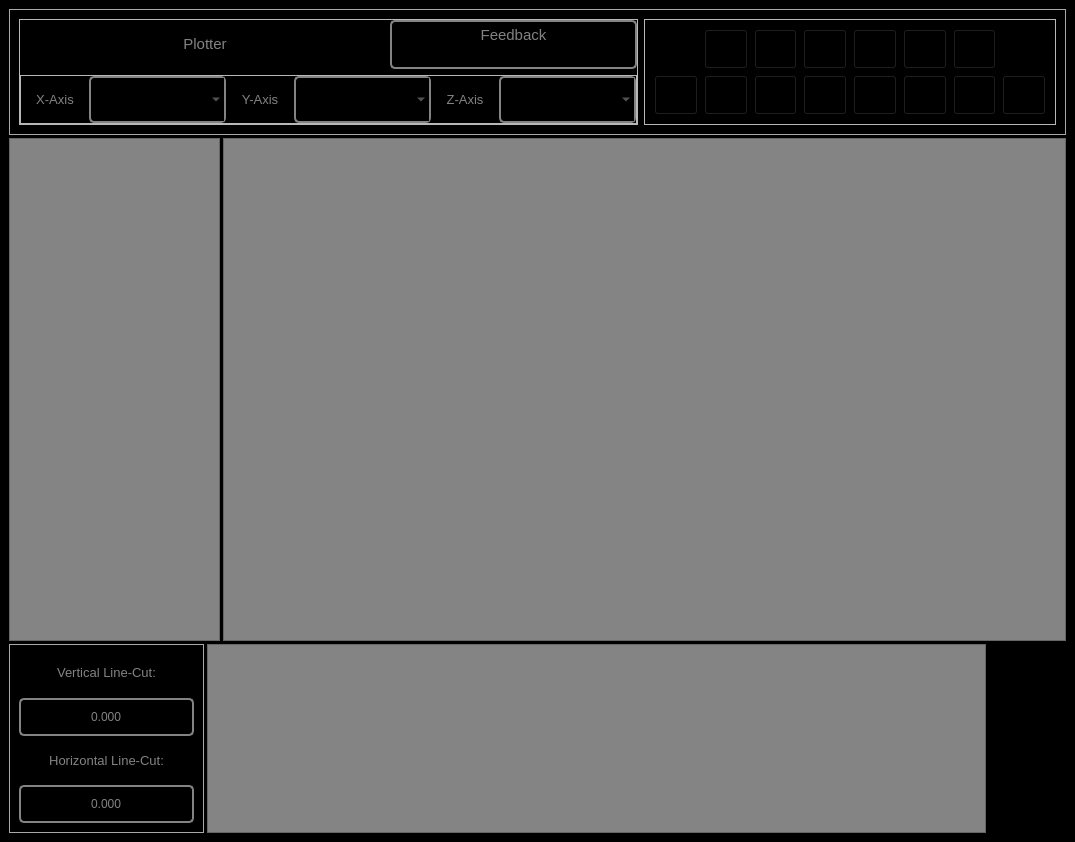
<?xml version="1.0" encoding="UTF-8"?>
<ui version="4.0">
 <class>MainWindow</class>
 <widget class="QMainWindow" name="MainWindow">
  <property name="geometry">
   <rect>
    <x>0</x>
    <y>0</y>
    <width>1075</width>
    <height>842</height>
   </rect>
  </property>
  <property name="windowTitle">
   <string>Plotter</string>
  </property>
  <property name="windowIcon">
   <iconset resource="../../Resources/nSOTScannerResources.qrc">
    <normaloff>:/nSOTScanner/Pictures/jj_schema.svg</normaloff>:/nSOTScanner/Pictures/jj_schema.svg</iconset>
  </property>
  <property name="styleSheet">
   <string notr="true">#MainWindow{
background-color: rgb(0, 0, 0);
}</string>
  </property>
  <widget class="QWidget" name="centralwidget">
   <property name="styleSheet">
    <string notr="true">#centralwidget
{
background-color: rgb(0, 0, 0);
}</string>
   </property>
   <layout class="QVBoxLayout" name="verticalLayout_2" stretch="2,8,3">
    <property name="spacing">
     <number>3</number>
    </property>
    <item>
     <widget class="QFrame" name="frame_TopBlock">
      <property name="styleSheet">
       <string notr="true">#frame_TopBlock{
border:1px solid rgb(168,168,168)
}</string>
      </property>
      <property name="frameShape">
       <enum>QFrame::StyledPanel</enum>
      </property>
      <property name="frameShadow">
       <enum>QFrame::Raised</enum>
      </property>
      <layout class="QHBoxLayout" name="horizontalLayout_3" stretch="3,2">
       <item>
        <widget class="QFrame" name="frame_TopLeft">
         <property name="frameShape">
          <enum>QFrame::StyledPanel</enum>
         </property>
         <property name="frameShadow">
          <enum>QFrame::Raised</enum>
         </property>
         <layout class="QGridLayout" name="gridLayout" rowstretch="1,1" columnstretch="3,2">
          <property name="horizontalSpacing">
           <number>0</number>
          </property>
          <property name="verticalSpacing">
           <number>6</number>
          </property>
          <property name="margin">
           <number>0</number>
          </property>
          <item row="0" column="0">
           <widget class="QLabel" name="label_FileName">
            <property name="sizePolicy">
             <sizepolicy hsizetype="Preferred" vsizetype="Preferred">
              <horstretch>0</horstretch>
              <verstretch>0</verstretch>
             </sizepolicy>
            </property>
            <property name="font">
             <font>
              <pointsize>11</pointsize>
             </font>
            </property>
            <property name="styleSheet">
             <string notr="true">QLabel#label_FileName{
color: rgb(131,131,131);
background-color:rgb(0,0,0)
}</string>
            </property>
            <property name="text">
             <string>&lt;html&gt;&lt;head/&gt;&lt;body&gt;&lt;p&gt;&lt;span style=&quot; font-size:11pt; color:#838383;&quot;&gt;Plotter&lt;/span&gt;&lt;/p&gt;&lt;/body&gt;&lt;/html&gt;</string>
            </property>
            <property name="alignment">
             <set>Qt::AlignCenter</set>
            </property>
           </widget>
          </item>
          <item row="0" column="1">
           <widget class="QTextEdit" name="textEdit_Feedback">
            <property name="sizePolicy">
             <sizepolicy hsizetype="Preferred" vsizetype="Ignored">
              <horstretch>0</horstretch>
              <verstretch>0</verstretch>
             </sizepolicy>
            </property>
            <property name="font">
             <font>
              <pointsize>11</pointsize>
             </font>
            </property>
            <property name="styleSheet">
             <string notr="true">QTextEdit#textEdit_Feedback{
color: rgb(131,131,131);
background-color:rgb(0,0,0);
border: 2px solid  rgb(131,131,131);
border-radius: 5px
}


QScrollBar:horizontal {
   border: 0px;
   background: black;
   height: 15px;
}
QScrollBar:vertical {
   border: 0px;
   background: black;
   width: 15px;
}</string>
            </property>
            <property name="readOnly">
             <bool>true</bool>
            </property>
            <property name="html">
             <string>&lt;!DOCTYPE HTML PUBLIC &quot;-//W3C//DTD HTML 4.0//EN&quot; &quot;http://www.w3.org/TR/REC-html40/strict.dtd&quot;&gt;
&lt;html&gt;&lt;head&gt;&lt;meta name=&quot;qrichtext&quot; content=&quot;1&quot; /&gt;&lt;style type=&quot;text/css&quot;&gt;
p, li { white-space: pre-wrap; }
&lt;/style&gt;&lt;/head&gt;&lt;body style=&quot; font-family:'MS Shell Dlg 2'; font-size:11pt; font-weight:400; font-style:normal;&quot;&gt;
&lt;p align=&quot;center&quot; style=&quot; margin-top:0px; margin-bottom:0px; margin-left:0px; margin-right:0px; -qt-block-indent:0; text-indent:0px;&quot;&gt;Feedback&lt;/p&gt;&lt;/body&gt;&lt;/html&gt;</string>
            </property>
            <property name="tabStopWidth">
             <number>80</number>
            </property>
           </widget>
          </item>
          <item row="1" column="0" colspan="2">
           <widget class="QFrame" name="frame_Axis">
            <property name="frameShape">
             <enum>QFrame::StyledPanel</enum>
            </property>
            <property name="frameShadow">
             <enum>QFrame::Raised</enum>
            </property>
            <layout class="QHBoxLayout" name="horizontalLayout_4" stretch="1,2,1,2,1,2">
             <property name="spacing">
              <number>0</number>
             </property>
             <property name="margin">
              <number>0</number>
             </property>
             <item>
              <widget class="QLabel" name="label_2">
               <property name="text">
                <string>&lt;html&gt;&lt;head/&gt;&lt;body&gt;&lt;p&gt;&lt;span style=&quot; font-size:10pt; color:#838383;&quot;&gt;X-Axis&lt;/span&gt;&lt;/p&gt;&lt;/body&gt;&lt;/html&gt;</string>
               </property>
               <property name="alignment">
                <set>Qt::AlignCenter</set>
               </property>
              </widget>
             </item>
             <item>
              <widget class="QComboBox" name="comboBox_xAxis">
               <property name="sizePolicy">
                <sizepolicy hsizetype="Preferred" vsizetype="Preferred">
                 <horstretch>0</horstretch>
                 <verstretch>0</verstretch>
                </sizepolicy>
               </property>
               <property name="maximumSize">
                <size>
                 <width>16777215</width>
                 <height>16777215</height>
                </size>
               </property>
               <property name="styleSheet">
                <string notr="true">QComboBox#comboBox_xAxis{
color: rgb(131,131,131);
background-color:rgb(0,0,0);
border: 2px solid  rgb(131,131,131);
border-radius: 5px
}


QTextEdit {
color: rgb(131,131,131);
background-color:rgb(0,0,0);
}</string>
               </property>
               <property name="editable">
                <bool>false</bool>
               </property>
              </widget>
             </item>
             <item>
              <widget class="QLabel" name="label_3">
               <property name="text">
                <string>&lt;html&gt;&lt;head/&gt;&lt;body&gt;&lt;p&gt;&lt;span style=&quot; font-size:10pt; color:#838383;&quot;&gt;Y-Axis&lt;/span&gt;&lt;/p&gt;&lt;/body&gt;&lt;/html&gt;</string>
               </property>
               <property name="alignment">
                <set>Qt::AlignCenter</set>
               </property>
              </widget>
             </item>
             <item>
              <widget class="QComboBox" name="comboBox_yAxis">
               <property name="sizePolicy">
                <sizepolicy hsizetype="Preferred" vsizetype="Preferred">
                 <horstretch>0</horstretch>
                 <verstretch>0</verstretch>
                </sizepolicy>
               </property>
               <property name="maximumSize">
                <size>
                 <width>16777215</width>
                 <height>16777215</height>
                </size>
               </property>
               <property name="styleSheet">
                <string notr="true">QComboBox#comboBox_yAxis{
color: rgb(131,131,131);
background-color:rgb(0,0,0);
border: 2px solid  rgb(131,131,131);
border-radius: 5px
}</string>
               </property>
               <property name="editable">
                <bool>false</bool>
               </property>
              </widget>
             </item>
             <item>
              <widget class="QLabel" name="label_4">
               <property name="text">
                <string>&lt;html&gt;&lt;head/&gt;&lt;body&gt;&lt;p&gt;&lt;span style=&quot; font-size:10pt; color:#838383;&quot;&gt;Z-Axis&lt;/span&gt;&lt;/p&gt;&lt;/body&gt;&lt;/html&gt;</string>
               </property>
               <property name="alignment">
                <set>Qt::AlignCenter</set>
               </property>
              </widget>
             </item>
             <item>
              <widget class="QComboBox" name="comboBox_zAxis">
               <property name="sizePolicy">
                <sizepolicy hsizetype="Preferred" vsizetype="Preferred">
                 <horstretch>0</horstretch>
                 <verstretch>0</verstretch>
                </sizepolicy>
               </property>
               <property name="maximumSize">
                <size>
                 <width>16777215</width>
                 <height>16777215</height>
                </size>
               </property>
               <property name="styleSheet">
                <string notr="true">QComboBox#comboBox_zAxis{
color: rgb(131,131,131);
background-color:rgb(0,0,0);
border: 2px solid  rgb(131,131,131);
border-radius: 5px
}</string>
               </property>
               <property name="editable">
                <bool>false</bool>
               </property>
              </widget>
             </item>
            </layout>
           </widget>
          </item>
         </layout>
        </widget>
       </item>
       <item>
        <widget class="QFrame" name="frame_Buttons">
         <property name="frameShape">
          <enum>QFrame::StyledPanel</enum>
         </property>
         <property name="frameShadow">
          <enum>QFrame::Raised</enum>
         </property>
         <layout class="QGridLayout" name="gridLayout_2" rowstretch="1,1" columnstretch="1,1,1,1,1,1,1,1" rowminimumheight="0,0" columnminimumwidth="0,0,0,0,0,0,0,0">
          <item row="1" column="4">
           <widget class="QPushButton" name="pushButton_Multiply">
            <property name="sizePolicy">
             <sizepolicy hsizetype="Preferred" vsizetype="Preferred">
              <horstretch>0</horstretch>
              <verstretch>0</verstretch>
             </sizepolicy>
            </property>
            <property name="toolTip">
             <string>&lt;html&gt;&lt;head/&gt;&lt;body&gt;&lt;p&gt;Multiply the plot data.&lt;/p&gt;&lt;/body&gt;&lt;/html&gt;</string>
            </property>
            <property name="styleSheet">
             <string notr="true">QPushButton:disabled#pushButton_Multiply {image:url(:/nSOTScanner/Pictures/lock.png)}

QPushButton#pushButton_Multiply{
image:url(:/nSOTScanner/Pictures/Multiply.png);
background: black;

}

QPushButton:pressed#pushButton_Multiply{
image:url(:/nSOTScanner/Pictures/Multiply.png);
background: black;
border: 2px rgb(131,131,131);
border-radius: 5px
}</string>
            </property>
            <property name="text">
             <string/>
            </property>
           </widget>
          </item>
          <item row="0" column="0">
           <widget class="QPushButton" name="pushButton_trSelect">
            <property name="enabled">
             <bool>true</bool>
            </property>
            <property name="sizePolicy">
             <sizepolicy hsizetype="Preferred" vsizetype="Preferred">
              <horstretch>0</horstretch>
              <verstretch>0</verstretch>
             </sizepolicy>
            </property>
            <property name="minimumSize">
             <size>
              <width>0</width>
              <height>0</height>
             </size>
            </property>
            <property name="toolTip">
             <string>&lt;html&gt;&lt;head/&gt;&lt;body&gt;&lt;p&gt;Select trace/retrace.&lt;/p&gt;&lt;/body&gt;&lt;/html&gt;</string>
            </property>
            <property name="styleSheet">
             <string notr="true">QPushButton:disabled#pushButton_trSelect {image:url(:/nSOTScanner/Pictures/lock.png)}

#pushButton_trSelect{
image:url(:/nSOTScanner/Pictures/traceIcon.png);
background: black;
border: 0px solid rgb(95,107,166);
}

QPushButton:pressed#trSelect{
image:url(:/nSOTScanner/Pictures/traceIcon.png);
background: black;
border: 2px rgb(131,131,131);
border-radius: 5px
}</string>
            </property>
            <property name="text">
             <string/>
            </property>
           </widget>
          </item>
          <item row="1" column="1">
           <widget class="QPushButton" name="pushButton_Info">
            <property name="sizePolicy">
             <sizepolicy hsizetype="Preferred" vsizetype="Preferred">
              <horstretch>0</horstretch>
              <verstretch>0</verstretch>
             </sizepolicy>
            </property>
            <property name="toolTip">
             <string>&lt;html&gt;&lt;head/&gt;&lt;body&gt;&lt;p&gt;Data information.&lt;/p&gt;&lt;/body&gt;&lt;/html&gt;</string>
            </property>
            <property name="styleSheet">
             <string notr="true">QPushButton:disabled#pushButton_Info {image:url(:/nSOTScanner/Pictures/lock.png)}

QPushButton#pushButton_Info{
image:url(:/nSOTScanner/Pictures/Info.png);
background: black;

}

QPushButton:pressed#pushButton_Info{
image:url(:/nSOTScanner/Pictures/Info.png);
background: black;
border: 2px rgb(131,131,131);
border-radius: 5px
}</string>
            </property>
            <property name="text">
             <string/>
            </property>
           </widget>
          </item>
          <item row="1" column="0">
           <widget class="QPushButton" name="pushButton_refresh">
            <property name="enabled">
             <bool>true</bool>
            </property>
            <property name="sizePolicy">
             <sizepolicy hsizetype="Preferred" vsizetype="Preferred">
              <horstretch>0</horstretch>
              <verstretch>0</verstretch>
             </sizepolicy>
            </property>
            <property name="minimumSize">
             <size>
              <width>0</width>
              <height>0</height>
             </size>
            </property>
            <property name="toolTip">
             <string>&lt;html&gt;&lt;head/&gt;&lt;body&gt;&lt;p&gt;Refresh plot.&lt;/p&gt;&lt;/body&gt;&lt;/html&gt;</string>
            </property>
            <property name="styleSheet">
             <string notr="true">QPushButton:disabled#pushButton_refresh {image:url(:/nSOTScanner/Pictures/lock.png)}

#pushButton_refresh{
image:url(:/nSOTScanner/Pictures/refresh.png);
background: black;

}

QPushButton:pressed#refresh{
image:url(:/nSOTScanner/Pictures/refresh.png);
background: black;
border: 2px rgb(131,131,131);
border-radius: 5px
}</string>
            </property>
            <property name="text">
             <string/>
            </property>
           </widget>
          </item>
          <item row="0" column="4">
           <widget class="QPushButton" name="subtract">
            <property name="sizePolicy">
             <sizepolicy hsizetype="Preferred" vsizetype="Preferred">
              <horstretch>0</horstretch>
              <verstretch>0</verstretch>
             </sizepolicy>
            </property>
            <property name="minimumSize">
             <size>
              <width>0</width>
              <height>0</height>
             </size>
            </property>
            <property name="toolTip">
             <string>&lt;html&gt;&lt;head/&gt;&lt;body&gt;&lt;p&gt;Subtract fit or offset.&lt;/p&gt;&lt;/body&gt;&lt;/html&gt;</string>
            </property>
            <property name="styleSheet">
             <string notr="true">QPushButton:disabled#subtract {image:url(:/nSOTScanner/Pictures/lock.png)}

QPushButton#subtract{
image:url(:/nSOTScanner/Pictures/inverseRes.png);
background: black;

}

QPushButton:pressed#subtract{
image:url(:/nSOTScanner/Pictures/inverseRes.png);
background: black;
border: 2px rgb(131,131,131);
border-radius: 5px
}</string>
            </property>
            <property name="text">
             <string/>
            </property>
           </widget>
          </item>
          <item row="1" column="3">
           <widget class="QPushButton" name="pushButton_Despike">
            <property name="sizePolicy">
             <sizepolicy hsizetype="Preferred" vsizetype="Preferred">
              <horstretch>0</horstretch>
              <verstretch>0</verstretch>
             </sizepolicy>
            </property>
            <property name="minimumSize">
             <size>
              <width>0</width>
              <height>0</height>
             </size>
            </property>
            <property name="toolTip">
             <string>&lt;html&gt;&lt;head/&gt;&lt;body&gt;&lt;p&gt;Despiking the data plotted&lt;/p&gt;&lt;/body&gt;&lt;/html&gt;</string>
            </property>
            <property name="styleSheet">
             <string notr="true">QPushButton:disabled#pushButton_Despike {image:url(:/nSOTScanner/Pictures/lock.png)}

QPushButton#pushButton_Despike{
image:url(:/nSOTScanner/Pictures/Flatten.png);
background: black;

}

QPushButton:pressed#pushButton_Despike{
image:url(:/nSOTScanner/Pictures/Flatten.png);
background: black;
border: 2px rgb(131,131,131);
border-radius: 5px
}</string>
            </property>
            <property name="text">
             <string/>
            </property>
           </widget>
          </item>
          <item row="1" column="5">
           <widget class="QPushButton" name="diamCalc">
            <property name="sizePolicy">
             <sizepolicy hsizetype="Preferred" vsizetype="Preferred">
              <horstretch>0</horstretch>
              <verstretch>0</verstretch>
             </sizepolicy>
            </property>
            <property name="toolTip">
             <string>Estimate nSOT Diameter</string>
            </property>
            <property name="styleSheet">
             <string notr="true">QPushButton:disabled#diamCalc {image:url(:/nSOTScanner/Pictures/lock.png)}

#diamCalc{
image:url(:/nSOTScanner/Pictures/inverseDiameter.png);
background: black;
}

QPushButton:pressed#diamCalc{
image:url(:/nSOTScanner/Pictures/inverseDiameter.png);
background: black;
border: 2px rgb(131,131,131);
border-radius: 5px
}</string>
            </property>
            <property name="text">
             <string/>
            </property>
           </widget>
          </item>
          <item row="1" column="6">
           <widget class="QPushButton" name="gradient">
            <property name="sizePolicy">
             <sizepolicy hsizetype="Preferred" vsizetype="Preferred">
              <horstretch>0</horstretch>
              <verstretch>0</verstretch>
             </sizepolicy>
            </property>
            <property name="toolTip">
             <string>&lt;html&gt;&lt;head/&gt;&lt;body&gt;&lt;p&gt;Directional gradient.&lt;/p&gt;&lt;/body&gt;&lt;/html&gt;</string>
            </property>
            <property name="styleSheet">
             <string notr="true">QPushButton:disabled#gradient {image:url(:/nSOTScanner/Pictures/lock.png)}

#gradient{
image:url(:/nSOTScanner/Pictures/inverseNabla.png);
background: black;
}

QPushButton:pressed#gradient{
image:url(:/nSOTScanner/Pictures/inverseNabla.png);
background: black;
border: 2px rgb(131,131,131);
border-radius: 5px
}</string>
            </property>
            <property name="text">
             <string/>
            </property>
           </widget>
          </item>
          <item row="0" column="1">
           <widget class="QPushButton" name="pushButton_CropWindow">
            <property name="enabled">
             <bool>true</bool>
            </property>
            <property name="sizePolicy">
             <sizepolicy hsizetype="Preferred" vsizetype="Preferred">
              <horstretch>0</horstretch>
              <verstretch>0</verstretch>
             </sizepolicy>
            </property>
            <property name="minimumSize">
             <size>
              <width>0</width>
              <height>0</height>
             </size>
            </property>
            <property name="toolTip">
             <string>&lt;html&gt;&lt;head/&gt;&lt;body&gt;&lt;p&gt;Crop the data to the selected area&lt;/p&gt;&lt;/body&gt;&lt;/html&gt;</string>
            </property>
            <property name="styleSheet">
             <string notr="true">QPushButton:disabled#pushButton_CropWindow {image:url(:/nSOTScanner/Pictures/lock.png)}

#pushButton_CropWindow{
image:url(:/nSOTScanner/Pictures/Crop.jpg);
background: black;

}

QPushButton:pressed#pushButton_CropWindow{
image:url(:/nSOTScanner/Pictures/Crop.jpg);
background: black;
border: 2px rgb(131,131,131);
border-radius: 5px
}</string>
            </property>
            <property name="text">
             <string/>
            </property>
           </widget>
          </item>
          <item row="0" column="6">
           <widget class="QPushButton" name="savePlot">
            <property name="sizePolicy">
             <sizepolicy hsizetype="Preferred" vsizetype="Preferred">
              <horstretch>0</horstretch>
              <verstretch>0</verstretch>
             </sizepolicy>
            </property>
            <property name="toolTip">
             <string>&lt;html&gt;&lt;head/&gt;&lt;body&gt;&lt;p&gt;Save plot data&lt;/p&gt;&lt;/body&gt;&lt;/html&gt;</string>
            </property>
            <property name="styleSheet">
             <string notr="true">QPushButton:disabled#savePlot {image:url(:/nSOTScanner/Pictures/lock.png)}

#savePlot{
image:url(:/nSOTScanner/Pictures/save.png);
background: black;
}

QPushButton:pressed#savePlot{
image:url(:/nSOTScanner/Pictures/save.png);
background: black;
border: 2px rgb(131,131,131);
border-radius: 5px
}</string>
            </property>
            <property name="text">
             <string/>
            </property>
           </widget>
          </item>
          <item row="0" column="5">
           <widget class="QPushButton" name="pushButton_sensitivity">
            <property name="sizePolicy">
             <sizepolicy hsizetype="Preferred" vsizetype="Preferred">
              <horstretch>0</horstretch>
              <verstretch>0</verstretch>
             </sizepolicy>
            </property>
            <property name="minimumSize">
             <size>
              <width>0</width>
              <height>0</height>
             </size>
            </property>
            <property name="toolTip">
             <string>&lt;html&gt;&lt;head/&gt;&lt;body&gt;&lt;p&gt;Compute sensitivity&lt;/p&gt;&lt;/body&gt;&lt;/html&gt;</string>
            </property>
            <property name="styleSheet">
             <string notr="true">QPushButton:disabled#pushButton_sensitivity {image:url(:/nSOTScanner/Pictures/lock.png)}

QPushButton#pushButton_sensitivity{
image:url(:/nSOTScanner/Pictures/inverseSigma.png);
background: black;

}

QPushButton:pressed#pushButton_sensitivity{
image:url(:/nSOTScanner/Pictures/inverseSigma.png);
background: black;
border: 2px rgb(131,131,131);
border-radius: 5px
}</string>
            </property>
            <property name="text">
             <string/>
            </property>
           </widget>
          </item>
          <item row="0" column="3">
           <widget class="QPushButton" name="pushButton_lockratio">
            <property name="enabled">
             <bool>true</bool>
            </property>
            <property name="sizePolicy">
             <sizepolicy hsizetype="Preferred" vsizetype="Preferred">
              <horstretch>0</horstretch>
              <verstretch>0</verstretch>
             </sizepolicy>
            </property>
            <property name="minimumSize">
             <size>
              <width>0</width>
              <height>0</height>
             </size>
            </property>
            <property name="focusPolicy">
             <enum>Qt::NoFocus</enum>
            </property>
            <property name="toolTip">
             <string>&lt;html&gt;&lt;head/&gt;&lt;body&gt;&lt;p&gt;Lock ratio of x and y axis.&lt;/p&gt;&lt;/body&gt;&lt;/html&gt;</string>
            </property>
            <property name="styleSheet">
             <string notr="true">QPushButton:disabled#pushButton_lockratio {image:url(:/nSOTScanner/Pictures/lock.png)}

QPushButton#pushButton_lockratio{
image:url(:/nSOTScanner/Pictures/ratio.png);
background: black;

}

QPushButton:pressed#pushButton_lockratio{
image:url(:/nSOTScanner/Pictures/ratio.png);
background: black;
border: 2px rgb(131,131,131);
border-radius: 5px
}</string>
            </property>
            <property name="text">
             <string/>
            </property>
           </widget>
          </item>
          <item row="0" column="2">
           <widget class="QPushButton" name="pushButton_SelectArea">
            <property name="enabled">
             <bool>true</bool>
            </property>
            <property name="sizePolicy">
             <sizepolicy hsizetype="Preferred" vsizetype="Preferred">
              <horstretch>0</horstretch>
              <verstretch>0</verstretch>
             </sizepolicy>
            </property>
            <property name="minimumSize">
             <size>
              <width>0</width>
              <height>0</height>
             </size>
            </property>
            <property name="toolTip">
             <string>&lt;html&gt;&lt;head/&gt;&lt;body&gt;&lt;p&gt;Show selected area.&lt;/p&gt;&lt;/body&gt;&lt;/html&gt;</string>
            </property>
            <property name="styleSheet">
             <string notr="true">QPushButton:disabled#pushButton_SelectArea {image:url(:/nSOTScanner/Pictures/lock.png)}

#pushButton_SelectArea{
image:url(:/nSOTScanner/Pictures/SelectArea.png);
background: black;

}

QPushButton:pressed#pushButton_SelectArea{
image:url(:/nSOTScanner/Pictures/SelectArea.png);
background: black;
border: 2px rgb(131,131,131);
border-radius: 5px
}</string>
            </property>
            <property name="text">
             <string/>
            </property>
           </widget>
          </item>
          <item row="1" column="2">
           <widget class="QPushButton" name="pushButton_zoom">
            <property name="sizePolicy">
             <sizepolicy hsizetype="Preferred" vsizetype="Preferred">
              <horstretch>0</horstretch>
              <verstretch>0</verstretch>
             </sizepolicy>
            </property>
            <property name="minimumSize">
             <size>
              <width>0</width>
              <height>0</height>
             </size>
            </property>
            <property name="toolTip">
             <string>Zoom</string>
            </property>
            <property name="styleSheet">
             <string notr="true">QPushButton:disabled#pushButton_zoom {image:url(:/nSOTScanner/Pictures/lock.png)}

#pushButton_zoom{
image:url(:/nSOTScanner/Pictures/zoomIcon.png);
background: black;
}

QPushButton:pressed#pushButton_zoom{
image:url(:/nSOTScanner/Pictures/zoomIcon.png);
background: black;
border: 2px rgb(131,131,131);
border-radius: 5px
}</string>
            </property>
            <property name="text">
             <string/>
            </property>
           </widget>
          </item>
          <item row="1" column="7">
           <widget class="QPushButton" name="pushButton_Squid">
            <property name="sizePolicy">
             <sizepolicy hsizetype="Preferred" vsizetype="Preferred">
              <horstretch>0</horstretch>
              <verstretch>0</verstretch>
             </sizepolicy>
            </property>
            <property name="toolTip">
             <string>Plot optimal sensitivity and optimal bias point</string>
            </property>
            <property name="styleSheet">
             <string notr="true">QPushButton:disabled#pushButton_Squid {image:url(:/nSOTScanner/Pictures/lock.png)}

#pushButton_Squid{
image:url(:/nSOTScanner/Pictures/jj_schema.png);
background: black;
}

QPushButton:pressed#pushButton_Squid{
image:url(:/nSOTScanner/Pictures/jj_schema.png);
background: black;
border: 2px rgb(131,131,131);
border-radius: 5px
}</string>
            </property>
            <property name="text">
             <string/>
            </property>
           </widget>
          </item>
         </layout>
        </widget>
       </item>
      </layout>
     </widget>
    </item>
    <item>
     <layout class="QHBoxLayout" name="horizontalLayout" stretch="1,4">
      <item>
       <layout class="QVBoxLayout" name="Layout_YZPlotArea">
        <item>
         <widget class="QFrame" name="frame_YZPlotArea">
          <property name="styleSheet">
           <string notr="true">background-color: rgb(132, 132, 132);</string>
          </property>
          <property name="frameShape">
           <enum>QFrame::StyledPanel</enum>
          </property>
          <property name="frameShadow">
           <enum>QFrame::Raised</enum>
          </property>
         </widget>
        </item>
       </layout>
      </item>
      <item>
       <layout class="QGridLayout" name="Layout_mainPlotArea">
        <item row="1" column="0">
         <widget class="QFrame" name="frame_mainPlotArea">
          <property name="styleSheet">
           <string notr="true">background-color: rgb(132, 132, 132);</string>
          </property>
          <property name="frameShape">
           <enum>QFrame::StyledPanel</enum>
          </property>
          <property name="frameShadow">
           <enum>QFrame::Raised</enum>
          </property>
         </widget>
        </item>
       </layout>
      </item>
     </layout>
    </item>
    <item>
     <layout class="QHBoxLayout" name="horizontalLayout_2" stretch="1,4,0">
      <item>
       <widget class="QFrame" name="frame_LineCut">
        <property name="styleSheet">
         <string notr="true">#frame_LineCut{
border:1px solid rgb(168,168,168)
}</string>
        </property>
        <property name="frameShape">
         <enum>QFrame::StyledPanel</enum>
        </property>
        <property name="frameShadow">
         <enum>QFrame::Raised</enum>
        </property>
        <layout class="QVBoxLayout" name="verticalLayout">
         <item>
          <widget class="QLabel" name="label_27">
           <property name="text">
            <string>&lt;html&gt;&lt;head/&gt;&lt;body&gt;&lt;p&gt;&lt;span style=&quot; font-size:10pt; color:#838383;&quot;&gt;Vertical Line-Cut:&lt;/span&gt;&lt;/p&gt;&lt;/body&gt;&lt;/html&gt;</string>
           </property>
           <property name="alignment">
            <set>Qt::AlignCenter</set>
           </property>
          </widget>
         </item>
         <item>
          <widget class="QLineEdit" name="lineEdit_vCutPos">
           <property name="sizePolicy">
            <sizepolicy hsizetype="Expanding" vsizetype="Preferred">
             <horstretch>0</horstretch>
             <verstretch>0</verstretch>
            </sizepolicy>
           </property>
           <property name="styleSheet">
            <string notr="true">

QLineEdit#lineEdit_vCutPos{
color: rgb(131,131,131);
background-color:rgb(0,0,0);
border: 2px solid  rgb(131,131,131);
border-radius: 5px
}</string>
           </property>
           <property name="text">
            <string>0.000</string>
           </property>
           <property name="alignment">
            <set>Qt::AlignCenter</set>
           </property>
          </widget>
         </item>
         <item>
          <widget class="QLabel" name="label_29">
           <property name="text">
            <string>&lt;html&gt;&lt;head/&gt;&lt;body&gt;&lt;p&gt;&lt;span style=&quot; font-size:10pt; color:#838383;&quot;&gt;Horizontal Line-Cut:&lt;/span&gt;&lt;/p&gt;&lt;/body&gt;&lt;/html&gt;</string>
           </property>
           <property name="alignment">
            <set>Qt::AlignCenter</set>
           </property>
          </widget>
         </item>
         <item>
          <widget class="QLineEdit" name="lineEdit_hCutPos">
           <property name="sizePolicy">
            <sizepolicy hsizetype="Expanding" vsizetype="Preferred">
             <horstretch>0</horstretch>
             <verstretch>0</verstretch>
            </sizepolicy>
           </property>
           <property name="styleSheet">
            <string notr="true">

QLineEdit#lineEdit_hCutPos{
color: rgb(131,131,131);
background-color:rgb(0,0,0);
border: 2px solid  rgb(131,131,131);
border-radius: 5px
}</string>
           </property>
           <property name="text">
            <string>0.000</string>
           </property>
           <property name="alignment">
            <set>Qt::AlignCenter</set>
           </property>
          </widget>
         </item>
        </layout>
       </widget>
      </item>
      <item>
       <layout class="QHBoxLayout" name="Layout_XZPlotArea">
        <property name="sizeConstraint">
         <enum>QLayout::SetNoConstraint</enum>
        </property>
        <property name="bottomMargin">
         <number>0</number>
        </property>
        <item>
         <widget class="QFrame" name="frame_XZPlotArea">
          <property name="styleSheet">
           <string notr="true">background-color: rgb(132, 132, 132);</string>
          </property>
          <property name="frameShape">
           <enum>QFrame::StyledPanel</enum>
          </property>
          <property name="frameShadow">
           <enum>QFrame::Raised</enum>
          </property>
         </widget>
        </item>
       </layout>
      </item>
      <item>
       <spacer name="horizontalSpacer">
        <property name="orientation">
         <enum>Qt::Horizontal</enum>
        </property>
        <property name="sizeType">
         <enum>QSizePolicy::Fixed</enum>
        </property>
        <property name="sizeHint" stdset="0">
         <size>
          <width>80</width>
          <height>20</height>
         </size>
        </property>
       </spacer>
      </item>
     </layout>
    </item>
   </layout>
  </widget>
 </widget>
 <resources>
  <include location="../../Resources/nSOTScannerResources.qrc"/>
 </resources>
 <connections/>
</ui>
